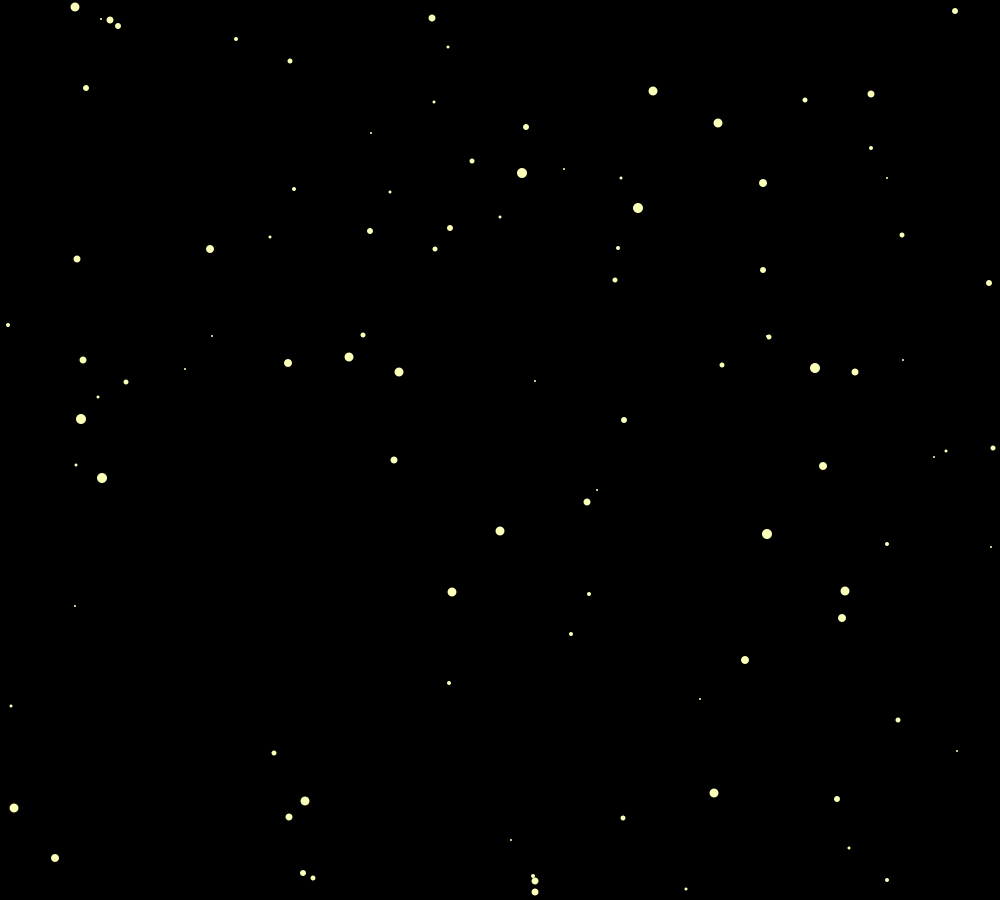
Frame 1 (no input)
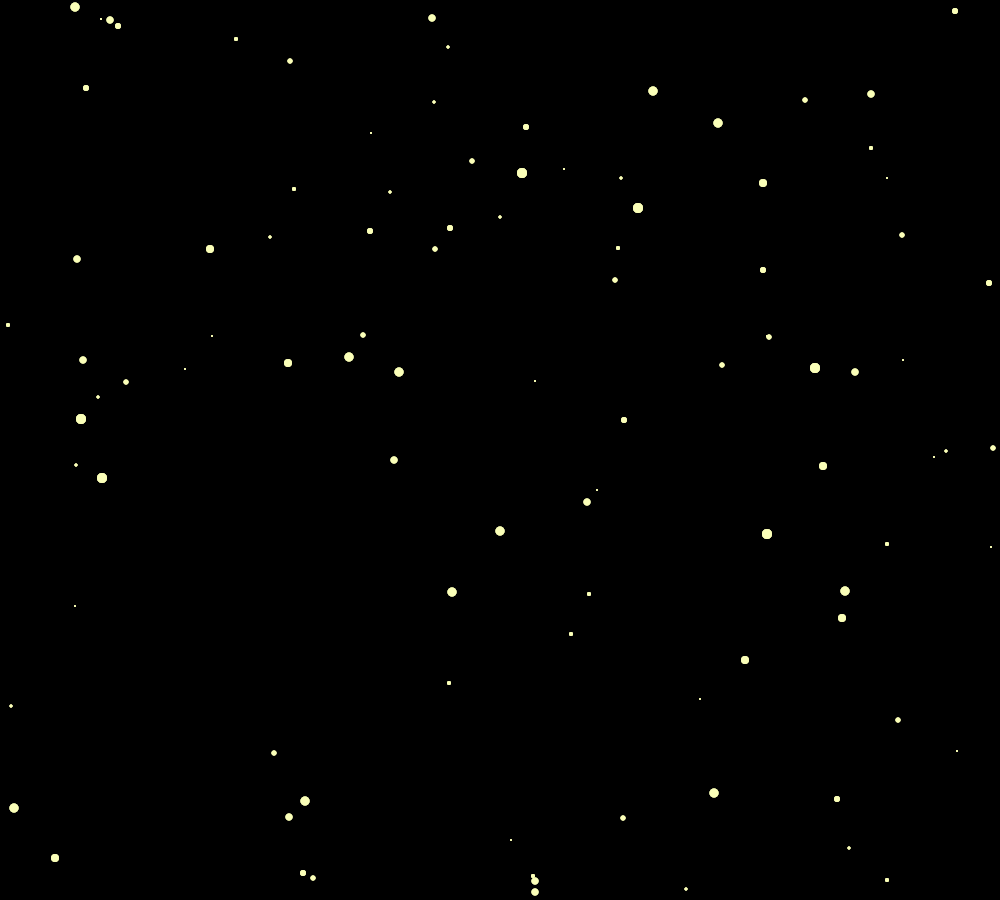
Frame 60 (the mouse pressed at the canvas centre just before this capture)
Frame 120 (the mouse held since frame 60 and released just before this capture): identical to frame 60, image omitted

The Processing sketch that drew these frames (run headless with seeded random() and noise(); from frame 60 on, the mouse is pressed at the canvas centre):

// Processing sketch: StarField
// ── StarField.pde
Star[] stars;

void setup() {  
  size(1000, 900);
  background(0);
  frameRate(24);
  stars = new Star[100];
  for (int i = 0; i < stars.length; i++) {
    int x = (int)(width*Math.random());
    int y = (int)(height*Math.random());   
    int r = (int)(9*Math.random())+2;
    stars[i] = new Star(x, y, r);
  }
}

void draw() {
  fill(0, 35);
  noStroke();
  rect(0, 0, width, height);
  for (int i = 0; i < stars.length; i++) {
    stars[i].show();
  }
}


/*
  Star class
*/
class Star {
  float x_pos;
  float y_pos;
  float radius;
 
  public Star(float x, float y, float radius) {
    x_pos = x;
    y_pos = y;
    this.radius = radius;
  }
    

  void show() {
    pushMatrix();
    translate(x_pos, y_pos);
    fill(251, 255, 184);
    ellipse(0, 0, radius, radius);
    popMatrix();
  }
  
  void setX(float x){
    x_pos = x; 
  }
  
  void setY(float y){
    x_pos = y; 
  }
}
